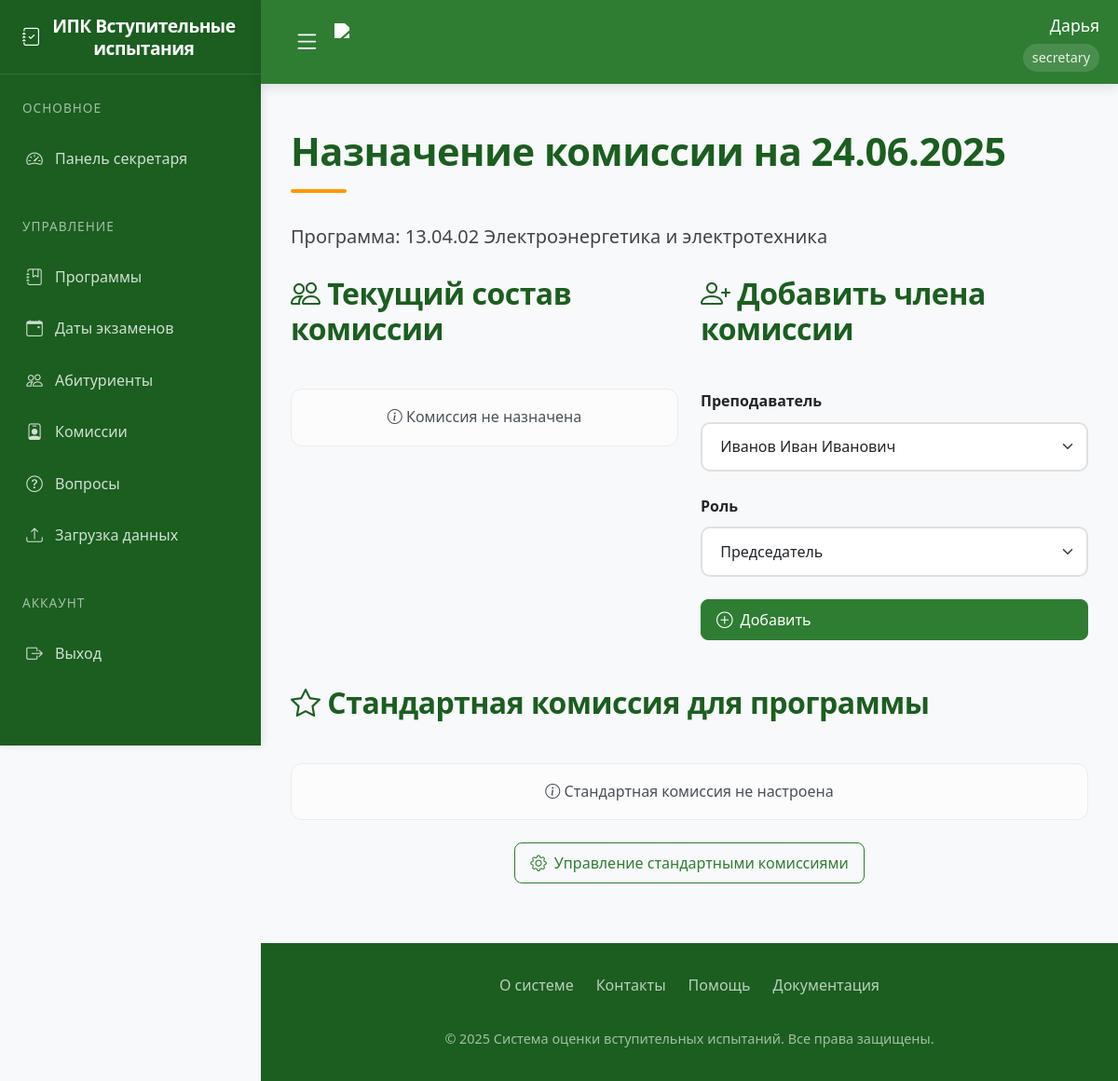
The app's page /assign_commission/9 (signed in), older data.
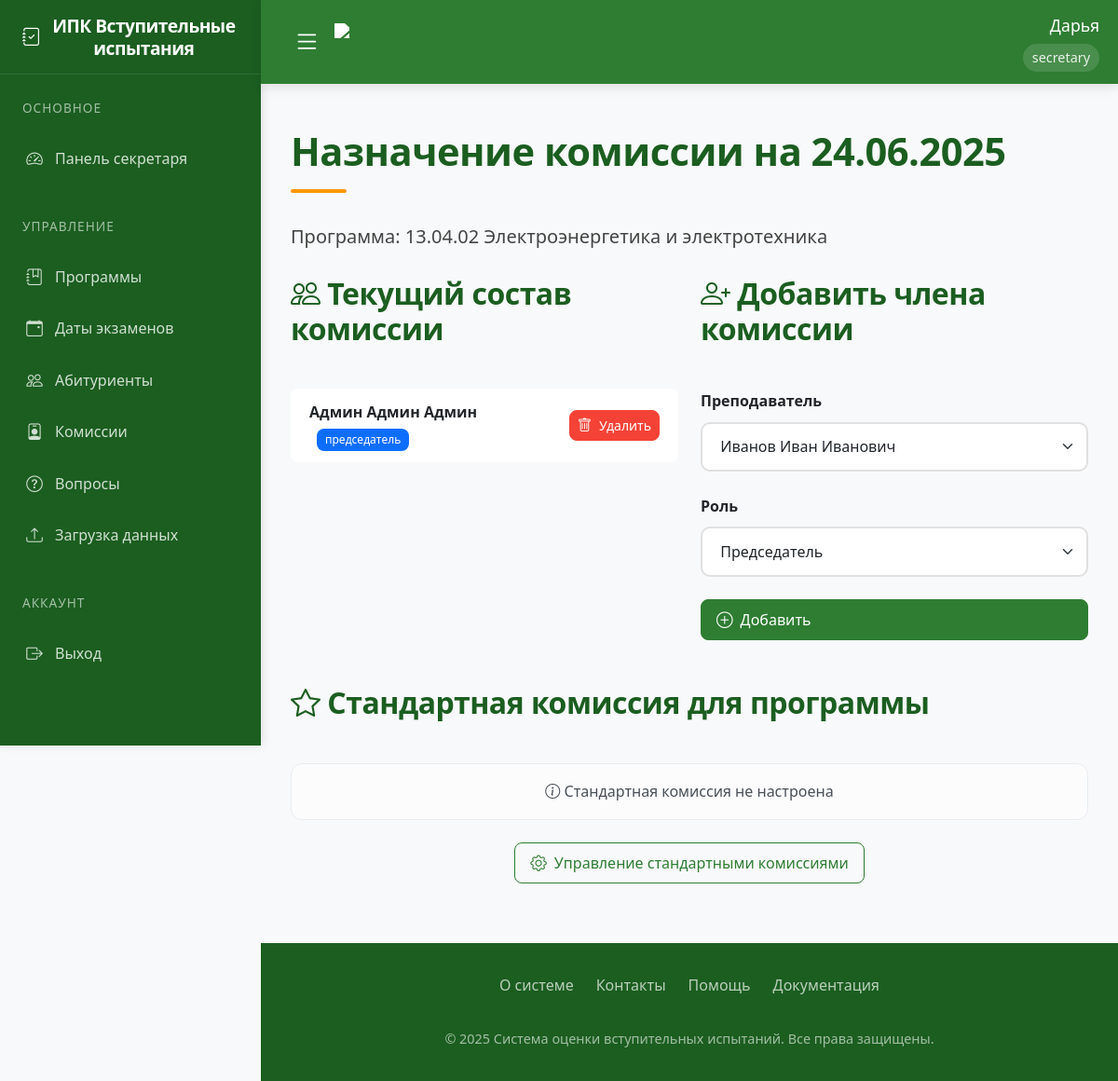
The same page, newer data.
### app/models.py (models this page shows)
class CommissionMember(db.Model):
    id = db.Column(db.Integer, primary_key=True)
    exam_date_id = db.Column(db.Integer, db.ForeignKey('exam_date.id'), nullable=False)
    user_id = db.Column(db.Integer, db.ForeignKey('user.id'), nullable=False)
    role = db.Column(db.String(50), nullable=False)  # 'председатель', 'заместитель', 'член'
    user = db.relationship('User', back_populates='commission_members')

class User(UserMixin, db.Model):
    id = db.Column(db.Integer, primary_key=True)
    username = db.Column(db.String(80), unique=True, nullable=False)
    password = db.Column(db.String(120), nullable=False)
    full_name = db.Column(db.String(100), nullable=False)
    position = db.Column(db.String(100), nullable=False)
    role = db.Column(db.String(20), nullable=False)  # 'admin', 'secretary', 'commission'
    school_id = db.Column(db.Integer, db.ForeignKey('engineering_school.id'))
    engineering_school = db.relationship('EngineeringSchool', backref='users')
    commission_members = db.relationship('CommissionMember', back_populates='user', cascade='all, delete-orphan')
    standard_commissions = db.relationship('StandardCommission', back_populates='user', cascade='all, delete-orphan')

### app/routes.py (the view, shortened to what this page needs)
@routes.route('/assign_commission/<int:exam_date_id>', methods=['GET', 'POST'])
@login_required
def assign_commission(exam_date_id):
    if current_user.role not in ['admin', 'secretary']:
        abort(403)
    exam_date = ExamDate.query.get_or_404(exam_date_id)
    form = AssignCommissionForm()
    return render_template('assign_commission.html', form=form, exam_date=exam_date)

### app/forms.py
class AssignCommissionForm(FlaskForm):
    user_id = SelectField('Член комиссии', coerce=int, validators=[DataRequired()])
    role = SelectField('Должность', choices=[
        ('председатель', 'Председатель'),
        ('заместитель', 'Заместитель председателя'),
        ('член', 'Член комиссии')
    ], validators=[DataRequired()])
    submit = SubmitField('Добавить')
    def __init__(self, *args, **kwargs):
        super(AssignCommissionForm, self).__init__(*args, **kwargs)
        self.user_id.choices = [(u.id, u.full_name) for u in User.query.filter(User.role.in_(['commission', 'secretary', 'admin'])).all()]

### app/templates/assign_commission.html (shortened to what this page needs)
{% extends "base.html" %}
{% block content %}
<div class="spacer-lg">
    <h1>Назначение комиссии на {{ exam_date.date.strftime('%d.%m.%Y') }}</h1>
    <p class="lead">Программа: <strong>{{ exam_date.program.code }} {{ exam_date.program.name }}</strong></p>
    <div class="row spacer-lg">
        <div class="col-lg-6">
            <div class="card-elegant spacer-md">
                <div class="card-header-elegant">
                    <h2><i class="bi bi-people"></i> Текущий состав комиссии</h2>
                </div>
                <div class="card-body">
                    {% if exam_date.commission %}
                    <ul class="list-group list-group-flush">
                        {% for member in exam_date.commission %}
                        <li class="list-group-item d-flex justify-content-between align-items-center">
                            <div>
                                <span class="fw-bold">{{ member.user.full_name }}</span>
                                <span class="badge bg-primary ms-2">{{ member.role }}</span>
                            </div>
                            <form action="{{ url_for('routes.delete_commission_member', member_id=member.id) }}" method="POST">
                                <button type="submit" class="btn btn-danger-elegant btn-sm">
                                    <i class="bi bi-trash"></i> Удалить
                                </button>
                            </form>
                        </li>
                        {% endfor %}
                    </ul>
                    {% else %}
                    <div class="alert alert-light text-center">
                        <i class="bi bi-info-circle"></i> Комиссия не назначена
                    </div>
                    {% endif %}
                </div>
            </div>
        </div>
        <div class="col-lg-6">
            <div class="card-elegant">
                <div class="card-header-elegant">
                    <h2><i class="bi bi-person-plus"></i> Добавить члена комиссии</h2>
                </div>
                <div class="card-body">
                    <form method="POST">
                        <div class="mb-4">
                            <label class="form-label fw-bold">Преподаватель</label>
                            {{ form.user_id(class="form-control-elegant form-select") }}
                        </div>
                        <div class="mb-4">
                            <label class="form-label fw-bold">Роль</label>
                            {{ form.role(class="form-control-elegant form-select") }}
                        </div>
                        <button type="submit" class="btn btn-primary-elegant w-100">
                            <i class="bi bi-plus-circle"></i> Добавить
                        </button>
                    </form>
                </div>
            </div>
        </div>
    </div>
    <div class="card-elegant mt-5">
        <div class="card-header-elegant">
            <h2><i class="bi bi-star"></i> Стандартная комиссия для программы</h2>
        </div>
        <div class="card-body">
            {% if exam_date.program.standard_commission %}
            <ul class="list-group list-group-flush">
                {% for member in exam_date.program.standard_commission %}
                <li class="list-group-item">
                    <span class="fw-bold">{{ member.user.full_name }}</span>
                    <span class="badge bg-primary ms-2">{{ member.role }}</span>
                </li>
                {% endfor %}
            </ul>
            {% else %}
            <div class="alert alert-light text-center">
                <i class="bi bi-info-circle"></i> Стандартная комиссия не настроена
            </div>
            {% endif %}
            <div class="mt-4 text-center">
                <a href="{{ url_for('routes.standard_commission') }}" class="btn btn-outline-elegant">
                    <i class="bi bi-gear"></i> Управление стандартными комиссиями
                </a>
            </div>
        </div>
    </div>
</div>
{% endblock %}

Row changes from the older to the newer data that the page shows:
added CommissionMember: user.full_name "Админ Админ Админ", role "председатель"
Text that changed along with them:
text no longer shown: "Комиссия не назначена"
